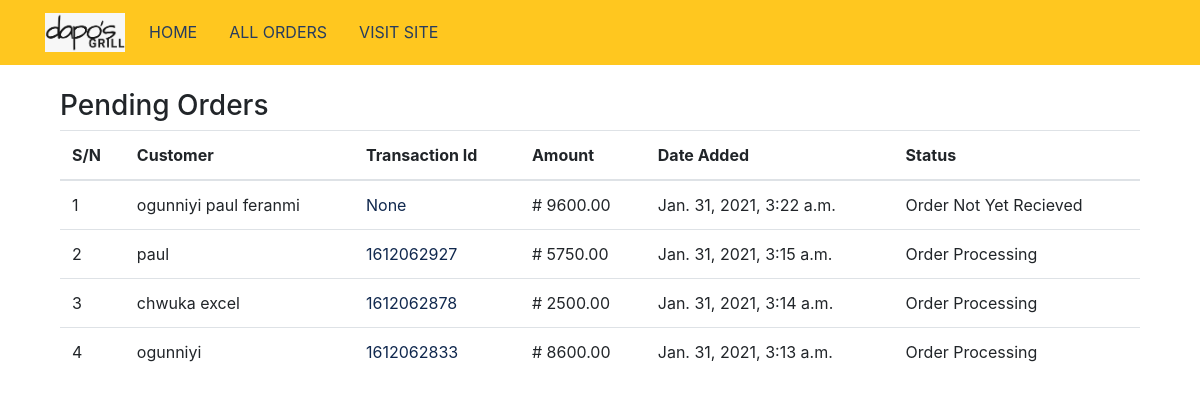
The app's page /admin_allorder/ (signed in) with its own data.
### store/models.py (models this page shows, shortened)
class Order(models.Model):
    customer = models.ForeignKey(Customer, null=True, blank=True, on_delete=models.SET_NULL)
    date_ordered = models.DateTimeField(auto_now_add=True)
    complete = models.BooleanField(default=False)
    transaction_id = models.IntegerField(null=True)
    order_status = models.CharField(max_length = 100, choices = ORDER_STATUS, default="Order Not Yet Recieved")
    @property
    def get_cart_total(self):
        orderitems = self.orderitem_set.all()
        total = sum([item.get_total for item in orderitems])
        return total

class Customer(models.Model):
    user = models.OneToOneField(User, null=True, blank=True, on_delete=models.CASCADE)
    name = models.CharField(max_length=100,null=True)
    email = models.CharField(max_length = 200)

class OrderItem(models.Model):
    product = models.ForeignKey(Product, null=True, blank=True, on_delete=models.SET_NULL)
    order = models.ForeignKey(Order, null=True, blank=True, on_delete=models.SET_NULL)
    quantity = models.IntegerField(default=0, null=True, blank=True)
    date_added= models.DateTimeField(auto_now_add=True)
    @property
    def get_total(self):
        total = self.product.price * self.quantity
        return total

class Product(models.Model):
    name = models.CharField(max_length=100,null=True)
    price = models.DecimalField(max_digits = 7, decimal_places=2)
    digital = models.BooleanField(default=False,null=True, blank=True)
    image = models.ImageField(null=True, blank=True)

### store/views.py (the view)
# urls.py: path('admin_allorder/', views.adminallorder, name="adminallorder"),
def adminallorder(request):
    orders = Order.objects.all().order_by('-id')
    if request.user.is_authenticated and Admin.objects.filter(user=request.user).exists():
        pass
    else:
        return redirect('adminlogin')
    context = {'orders': orders}
    return render(request, 'store/admin_allorder.html', context)

### store/Templates/store/admin_allorder.html
{% extends 'store/adminbase.html' %}
{% load static %}
{% block content %}
<div class="container">
    <div class="row">
        <div class="col-md-12">
        <h3>Pending Orders</h3>
        <table class="table">
            <thead>
                <tr>
                    <th>S/N</th>
                    <th>Customer </th>
                    <th>Transaction Id</th>
                    <th> Amount </th>
                    <th> Date Added </th>
                    <th> Status </th>
                </tr>
            </thead>
            <tbody>
                {% for order in orders %}
                <tr>
                        <td>{{forloop.counter}}</td>
                        <td> {{order.customer.name}} </td>
                        <td><a href="{% url 'adminhomeid' order.id%}">{{order.transaction_id}}</a></td>
                        <td># {{ order.get_cart_total|floatformat:2 }} </td>
                        <td>{{order.date_ordered}}</td>
                        <td>{{order.order_status}}</td>
                    </tr>
                {%endfor%}
            </tbody>
        </table>
        </div>
    </div>
</div>
{% endblock content %}

### dapogrill/static/css/main.css (style rules this page uses)
body { background-color: hsl(0, 0%, 98%); }
h1,h2,h3,h4,h5,h6 { color:hsl(0, 0%, 30%); }

### records on screen
Order: customer.name "ogunniyi paul feranmi", transaction_id "None", get_cart_total "9600.00", date_ordered "Jan. 31, 2021, 3:22 a.m.", order_status "Order Not Yet Recieved"
Order: customer.name "paul", transaction_id "1612062927", get_cart_total "5750.00", date_ordered "Jan. 31, 2021, 3:15 a.m.", order_status "Order Processing"
Order: customer.name "chwuka excel", transaction_id "1612062878", get_cart_total "2500.00", date_ordered "Jan. 31, 2021, 3:14 a.m.", order_status "Order Processing"
Order: customer.name "ogunniyi", transaction_id "1612062833", get_cart_total "8600.00", date_ordered "Jan. 31, 2021, 3:13 a.m.", order_status "Order Processing"
